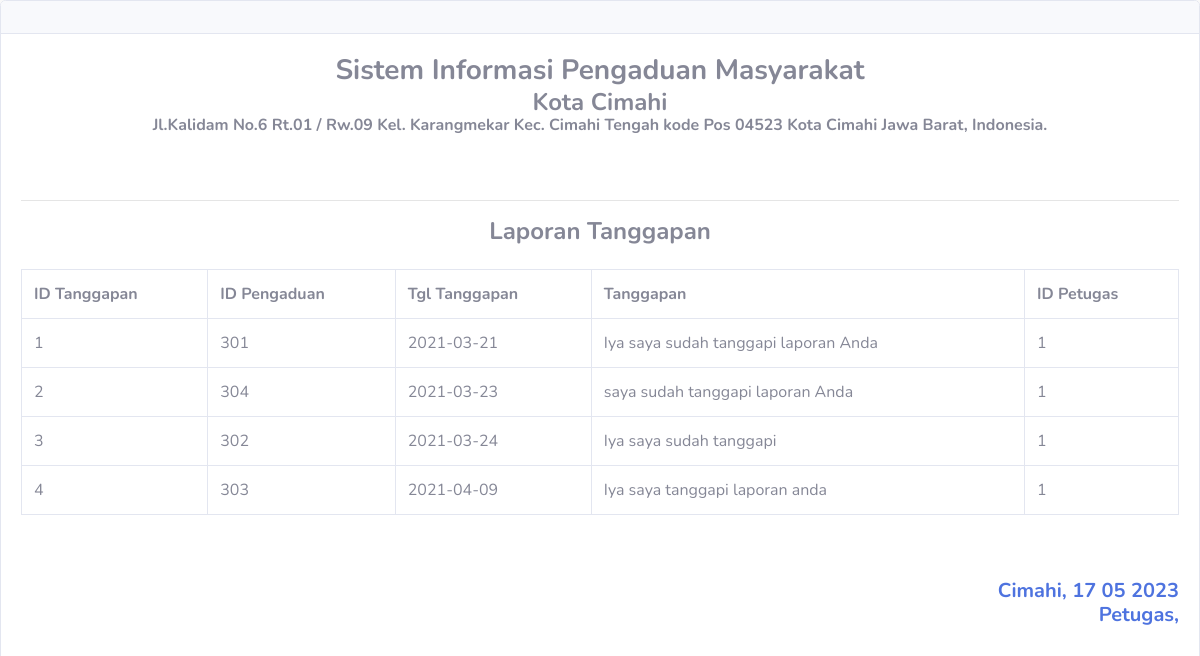
Screenshot of /aplikasi_pengaduanmasyarakat/admin/rifki_reporttanggapan.php with the database file from the repository.
### tables this page shows
CREATE TABLE `rifki_tanggapan` (
  `rifki_id_tanggapan` int(11) NOT NULL,
  `rifki_id_pengaduan` int(11) NOT NULL,
  `rifki_tgl_tanggapan` date NOT NULL,
  `rifki_tanggapan` text NOT NULL,
  `rifki_id_petugas` int(11) NOT NULL
);

### aplikasi_pengaduanmasyarakat/admin/rifki_reporttanggapan.php (the view, shortened to what this page needs)
<!DOCTYPE html>
<html lang="en">
<head>
  <link href="../vendor/fontawesome-free/css/all.min.css" rel="stylesheet" type="text/css">
  <link href="../css/sb-admin-2.min.css" rel="stylesheet">
</head>
<body id="page-top">
          <div class="card shadow mb-4">
            <div class="card-header py-3">
            </div>
            <div class="card-body">
              <h3 class="m-0 font-weight-bold text-secondary" align="center">Sistem Informasi Pengaduan Masyarakat</h3>
              <h4 class="m-0 font-weight-bold text-secondary" align="center">Kota Cimahi</h4>
              <h6 class="m-0 font-weight-bold text-secondary" align="center">Jl.Kalidam No.6 Rt.01 / Rw.09 Kel. Karangmekar Kec. Cimahi Tengah kode Pos 04523 Kota Cimahi Jawa Barat, Indonesia.</h6>
              <br><br><hr>
              <h4 class="m-0 font-weight-bold text-secondary" align="center">Laporan Tanggapan</h4>
              <br>
              <div class="table-responsive">
                <table class="table table-bordered" id="dataTable" width="100%" cellspacing="0">
                    <tr>
                      <th>ID Tanggapan</th>
                      <th>ID Pengaduan</th>
                      <th>Tgl Tanggapan</th>
                      <th>Tanggapan</th>
                      <th>ID Petugas</th>
                    </tr>
                  <?php
                  include '../rifki_koneksi.php';
                  $sql = mysqli_query($koneksi,"SELECT * FROM rifki_tanggapan");
                  while ($data=mysqli_fetch_array($sql)) {
                  ?>
                    <tr>
                       <td><?php echo $data['rifki_id_tanggapan']?></td>
                      <td><?php echo $data['rifki_id_pengaduan']?></td>
                      <td><?php echo $data['rifki_tgl_tanggapan']?></td>
                      <td><?php echo $data['rifki_tanggapan']?></td>
                      <td><?php echo $data['rifki_id_petugas']?></td>
                    </tr>
                    <?php
}
?>
                  </table>
                </div>
                <br>
                <br>
                <h5 class="m-0 font-weight-bold text-primary" align="right">Cimahi, <?php echo date('d m Y'); ?></h5>
                <h5 class="m-0 font-weight-bold text-primary" align="right">Petugas, </h5>
                <br><br><br><br>
</body>
</html>

### rows the page displays
rifki_tanggapan: rifki_id_tanggapan "1", rifki_id_pengaduan "301", rifki_tgl_tanggapan "2021-03-21", rifki_tanggapan "Iya saya sudah tanggapi laporan Anda", rifki_id_petugas "1"
rifki_tanggapan: rifki_id_tanggapan "2", rifki_id_pengaduan "304", rifki_tgl_tanggapan "2021-03-23", rifki_tanggapan "saya sudah tanggapi laporan Anda", rifki_id_petugas "1"
rifki_tanggapan: rifki_id_tanggapan "3", rifki_id_pengaduan "302", rifki_tgl_tanggapan "2021-03-24", rifki_tanggapan "Iya saya sudah tanggapi", rifki_id_petugas "1"
rifki_tanggapan: rifki_id_tanggapan "4", rifki_id_pengaduan "303", rifki_tgl_tanggapan "2021-04-09", rifki_tanggapan "Iya saya tanggapi laporan anda", rifki_id_petugas "1"
